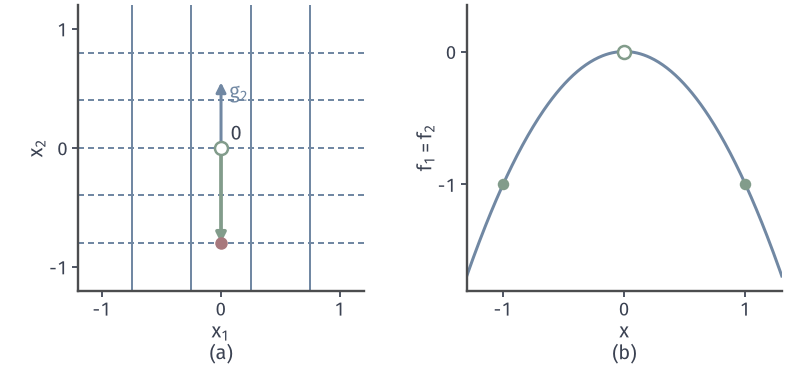

The script that drew this image:
from pathlib import Path
import sys
sys.path.insert(0, str(Path(__file__).resolve().parents[1]/"moo-common"))
from moo_fig import *
HERE = Path(__file__).resolve().parent
# Stationarity is weak: (a) f1=x1^2, f2=x2 at 0. (b) f1=f2=-x^2 at 0.
fig, axes = figure(width_mm=112, height_mm=52, ncols=2)
panels(fig, .08, .985, .985, .21, .28)
ax = axes[0]; setup(ax, (-1.2, 1.2), (-1.2, 1.2), [-1, 0, 1], [-1, 0, 1], '$x_1$', '$x_2$', equal=True)
for c in (.25, .75): ax.plot([c, c], [-1.2, 1.2], color=BLUE, lw=.8); ax.plot([-c, -c], [-1.2, 1.2], color=BLUE, lw=.8)
for c in (-.8, -.4, 0, .4, .8): ax.plot([-1.2, 1.2], [c, c], color=BLUE, lw=.8, ls=(0, (3, 2)))
arrow(ax, (0, 0), (0, -.8), GREEN, lw=1.5); hollow(ax, (0, 0), GREEN, ms=5.2); dot(ax, (0, -.8), RED)
arrow(ax, (0, 0), (0, .55), BLUE); ax.text(.07, .42, r'$g_2$', color=BLUE); ax.text(.08, .06, '$0$', color=INK); 
ax = axes[1]; setup(ax, (-1.3, 1.3), (-1.8, .35), [-1, 0, 1], [-1, 0], '$x$', '$f_1=f_2$')
x = np.linspace(-1.3, 1.3, 300); ax.plot(x, -x**2, color=BLUE, lw=1.2); hollow(ax, (0, 0), GREEN, ms=5.2); dot(ax, (1, -1), GREEN, ms=4.6); dot(ax, (-1, -1), GREEN, ms=4.6)
tags(fig, axes)
save(fig, HERE, 'figure', {'a': 'f1=x1^2, f2=x2', 'b': 'f1=f2=-x^2'})
